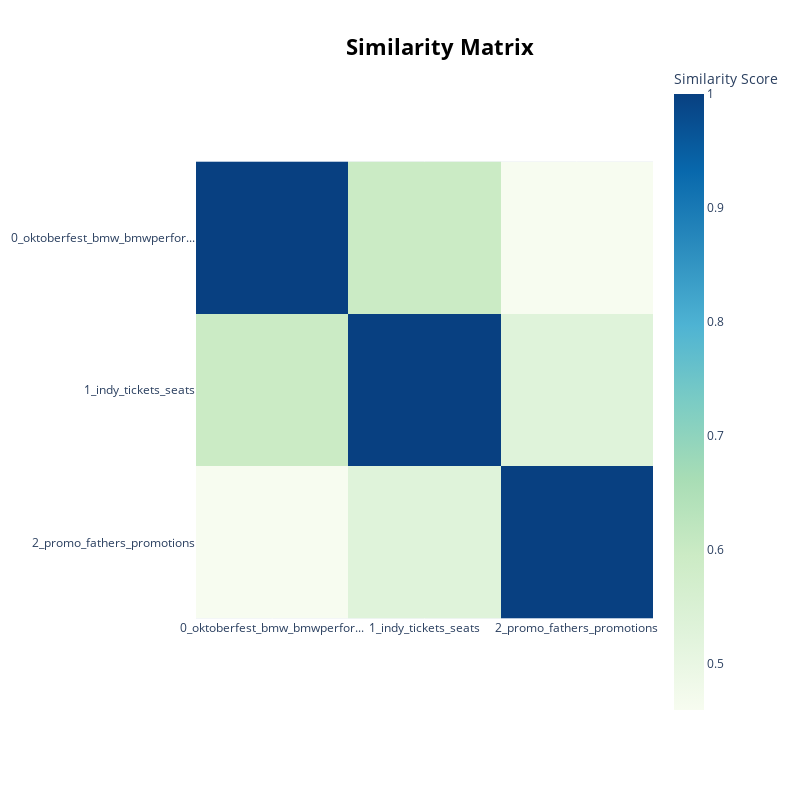

Notebook cell for this chart:
### Code cell
model.visualize_heatmap()

### Figure 1 — Plotly figure (JSON) as saved in the notebook; plotly's stock layout.template omitted (floating-point values rounded to 4 significant figures)
{"data": [{"coloraxis": "coloraxis", "hovertemplate": "x: %{x}<br>y: %{y}<br>Similarity Score: %{z}<extra></extra>", "name": "0", "type": "heatmap", "x": ["0_oktoberfest_bmw_bmwperfor...", "1_indy_tickets_seats", "2_promo_fathers_promotions"], "xaxis": "x", "y": ["0_oktoberfest_bmw_bmwperfor...", "1_indy_tickets_seats", "2_promo_fathers_promotions"], "yaxis": "y", "z": [[1.0, 0.5966, 0.4595], [0.5966, 1.0, 0.531], [0.4595, 0.531, 1.0]]}], "layout": {"coloraxis": {"colorbar": {"title": {"text": "Similarity Score"}}, "colorscale": [[0, "rgb(247,252,240)"], [0.125, "rgb(224,243,219)"], [0.25, "rgb(204,235,197)"], [0.375, "rgb(168,221,181)"], [0.5, "rgb(123,204,196)"], [0.625, "rgb(78,179,211)"], [0.75, "rgb(43,140,190)"], [0.875, "rgb(8,104,172)"], [1, "rgb(8,64,129)"]]}, "height": 800, "hoverlabel": {"bgcolor": "white", "font": {"family": "Rockwell", "size": 16}}, "legend": {"title": {"text": "Trend"}}, "margin": {"t": 60}, "showlegend": true, "title": {"font": {"color": "Black", "size": 22}, "text": "<b>Similarity Matrix</b>", "x": 0.55, "xanchor": "center", "y": 0.95, "yanchor": "top"}, "width": 800, "xaxis": {"anchor": "y", "autorange": true, "constrain": "domain", "domain": [0, 1], "range": [-0.5, 2.5], "scaleanchor": "y", "type": "category"}, "yaxis": {"anchor": "x", "autorange": true, "constrain": "domain", "domain": [0.1538, 0.8462], "range": [2.5, -0.5], "type": "category"}}}
